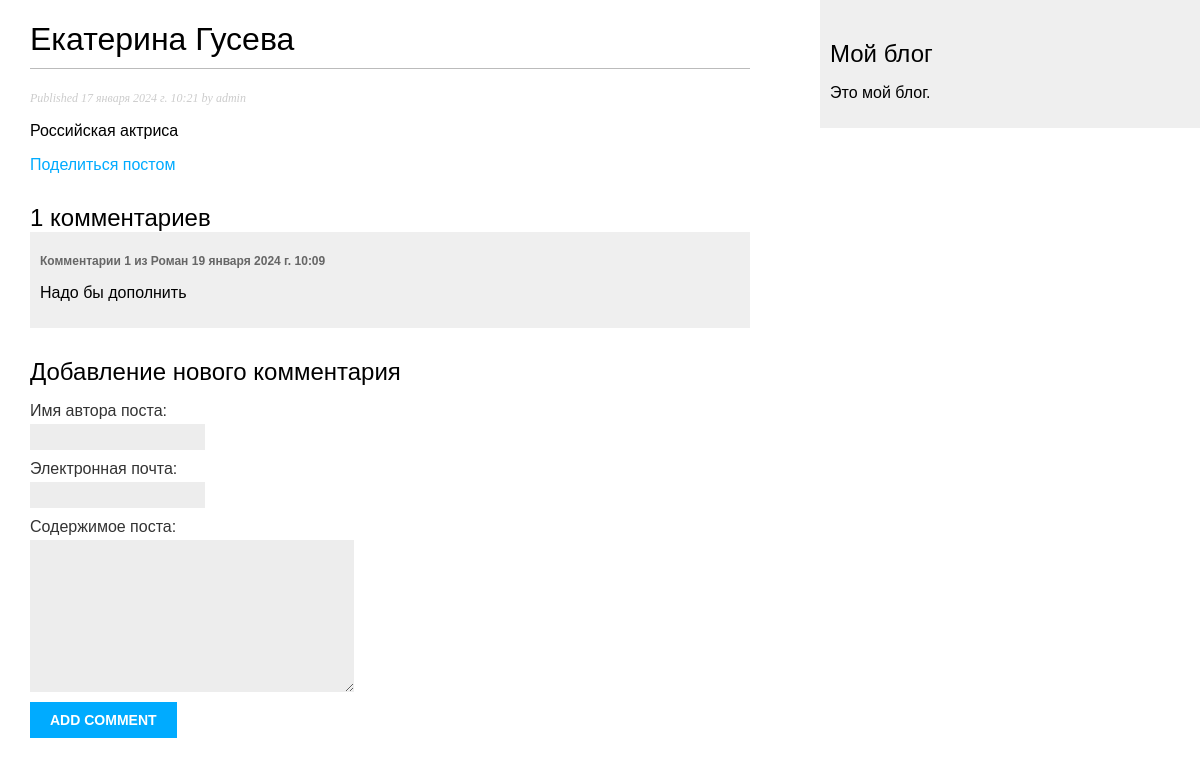
/blog/2024/1/17/ekaterina-guseva/, run on an earlier commit of the app's database.
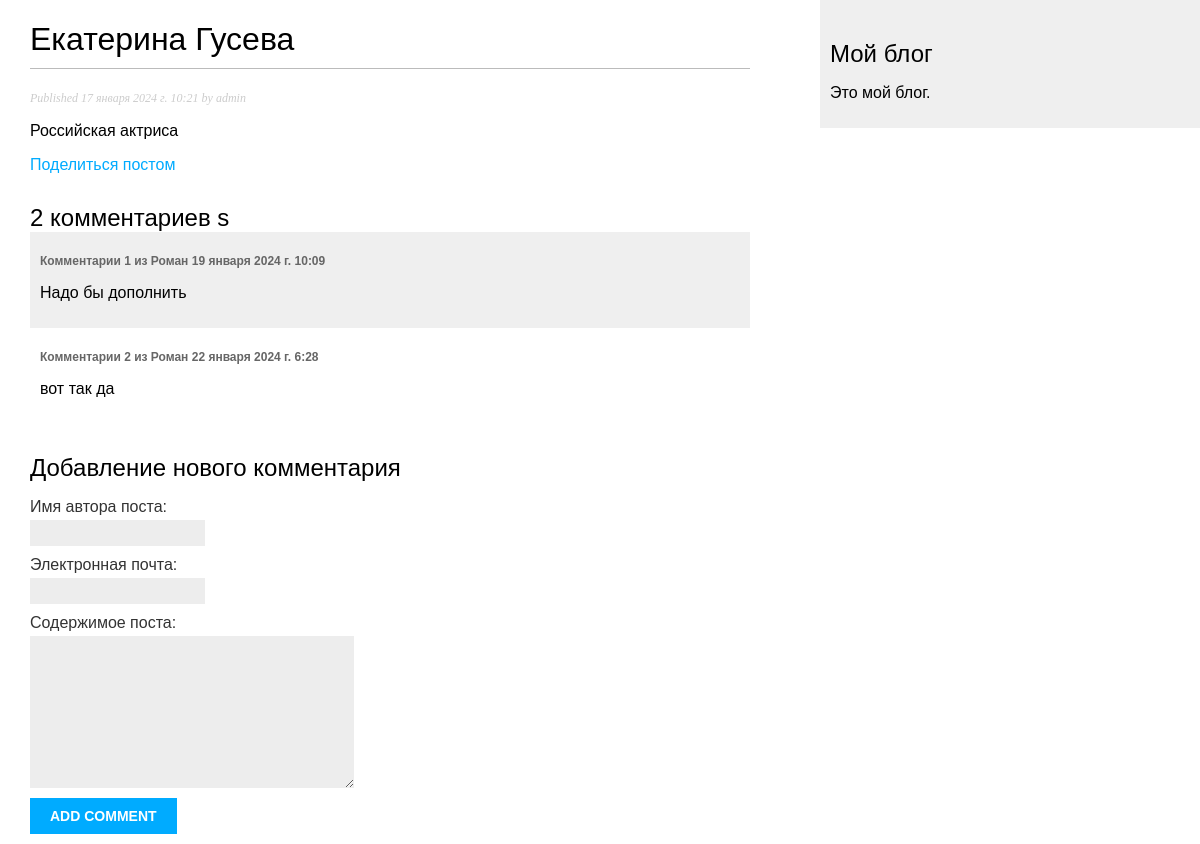
And on a later commit of the database.
### blog/models.py (models this page shows, shortened)
class Comments(models.Model):
    post = models.ForeignKey(Post, on_delete=models.CASCADE, related_name='comments', verbose_name='Пост')#связь комментариев с одним постом
    name = models.CharField(max_length=80, verbose_name='Имя автора поста')
    email = models.EmailField(verbose_name='Электронная почта')
    body = models.TextField(verbose_name='Содержимое поста')
    created = models.DateTimeField(auto_now_add=True, verbose_name='Дата создания ')#дата и время создания комментария
    updated = models.DateTimeField(auto_now=True, verbose_name='Дата изменения')
    active = models.BooleanField(default=True)#статус комментариев для управления комментариями через админ-панель
    class Meta:
        verbose_name = "Комментарий"
        verbose_name_plural = "Комментарии"
        ordering = ['created']#сортирует комментарии в хронологическом порядке
        indexes = [
            models.Index(fields=['created']),#индексирует поля created в возрастающем порядке
        ]

### blog/views.py (the view)
def post_detail(request, year, month, day, post):  # извлекаем пост с заданным cлагом и датой публикации
    post = get_object_or_404(Post,
                             status=Post.Status.PUBLISHED,
                             slug=post,
                             publish__year=year,
                             publish__month=month,
                             publish__day=day
                             )
    comments = post.comments.filter(active=True) #Список активных комментариев к этому посту
    form = CommentForm() #Форма для комментирования пользователями
    return render(request,
                  'blog/post/detail.html',
                  {'post': post,
                   'comments': comments,
                   'form': form})  # прорисовка извлеченного поста с использованием шаблона

### blog/forms.py
class CommentForm(forms.ModelForm):
    class Meta:
        model = Comments #указываю модель для которой будет создана форма
        fields = ['name', 'email', 'body'] #поля взятые из этой модели для создания формы

### blog/templates/blog/post/detail.html (shortened to what this page needs)
{% extends "blog/base.html" %}
{% block content %}
<h1>{{ post.title }}</h1>
   <p class="date">
       Published {{ post.publish }} by {{ post.author }}
   </p>
   {{ post.body|linebreaks }}
   <p>
       <a href="{% url "blog:post_share" post.id %}">
       Поделиться постом
       </a>
   </p>
{% with comments.count as total_comments %}
   <h2>
       {{ total_comments }} комментариев {{ total_comments|pluralize }}
   </h2>
{% endwith %}
{% for comment in comments %}
   <div class="comment">
       <p class="info">
           Комментарии {{ forloop.counter }} из {{ comment.name }}
           {{ comment.created }}
       </p>
       {{ comment.body|linebreaks }}
   </div>
{% empty %}
   <p>Здесь нет комментария</p>
{% endfor %}
{% include "blog/post/includes/comment_form.html" %}
{% endblock %}

What changed in the data, as far as the page shows it:
added Comments: name "Роман", created "22 января 2024 г. 6:28", body "вот так да"
Also different on the page:
{{ total_comments }}: "1" → "2"
